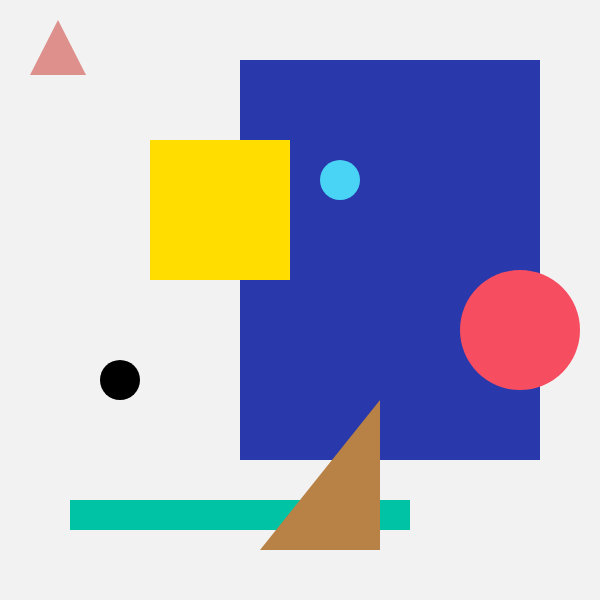
Frame 1 (no input)
Frame 60 (no input): identical to frame 1, image omitted
Frame 120 (the mouse pressed at the canvas centre since frame 60): blank canvas, image omitted

The p5.js sketch that drew this single still picture (run headless with seeded random() and noise() and a simulated clock; from frame 60 on, the mouse is pressed at the canvas centre):

// p5.js sketch
// ── sketch.js

var h = 192;
var s = 0;
var b = 95;

//rectangle1 position
var xPos1 = 240;
var yPos1 = 60;

//rectangle2 position
var xPos2 = 150;
var yPos2 = 140;

//rectangle3 position
var xPos3 = 70;
var yPos3 = 500;

//ellipse1 position
var xPos4 = 340;
var yPos4 = 180;

//ellipse2 scale
var xScale = 40;
var yScale = xScale;

//ellipse3 position
var xPos6 = 520;
var yPos6 = 330;

//ellipse3 scale
var xScale2 = 120;
var yScale2 = 120;

//triangle2 color
var triangleH = 31;
var triangleS = 62;
var triangleB = 72;



function setup() {
  createCanvas(600,600);
  colorMode(HSB);
  background (h,s,b);

}



function draw() {
  background (h,s,b);

  //rectangle1
  fill(233, 76, 67);
  noStroke();
  rect (xPos1, yPos1, 300, 400);

  //rectangle2
  fill(52, 100, 100);
  noStroke();
  rect (xPos2, yPos2, 140, 140);

  //rectangle3
  fill(171, 100, 76);
  noStroke();
  rect (xPos3, yPos3, 340, 30);

  //ellipse1
  fill(192, 70, 96);
  noStroke();
  ellipse (xPos4, yPos4, 40, 40);

  //ellipse2
  fill(0);
  noStroke();
  ellipse (120, 380, xScale, yScale);

  //ellipse3
  fill(353, 69, 97);
  noStroke();
  ellipse (xPos6, yPos6, xScale2, xScale2);

  //triangle1
  fill(3, 37, 87);
  noStroke();
  triangle(30, 75, 58, 20, 86, 75);

  //triangle2
  fill(triangleH, triangleS, triangleB);
  noStroke();
  triangle(380, 400, 260, 550, 380, 550);


  if (mouseIsPressed) {
    //random background
    h = random (70, 230);
    s = random (49, 80);
    b = 100;
    background (h, s, b);

//

    //rectangle1 new position
    xPos1 = random (305, 152);
    yPos1 = random (50, 80);

    //rectangle2 new position
    xPos2 = xPos1 + random (-60, 80);
    yPos2 = yPos1 + random (40, 130);

    //rectangle3 new position
    xPos3 = random (20, 100);
    yPos3 = random (200, 480);

    //ellipse1 new position
    xPos4 = 340 + random (-10, 100);
    yPos4 = 180;

    //ellipse2 new size
    xScale = random (20,60);
    yScale = xScale;

    //ellipse3 new position
      if (xScale >= 30) {
        xPos6 = 520;
        yPos6 = 330;
        xScale2 = 120;
        yScale2 = 120;
      } else {
        xPos6 = 140;
        yPos6 = 130;
        xScale2 = 20;
        yScale2 = xScale2;
      }

    //triangle2 new color
    triangleH = random(56, 10);
    triangleS = random(70, 90);


  } else {
    h = 192;
    s = 0;
    b = 95;
  }


  if (keyIsPressed){
    for (var x = 0; x <= width; x += 80){
      stroke (10, 0, 80);
      strokeWeight(1);
      noFill();
      ellipse(width/2, height/2, x, x);
    }

  }

}
